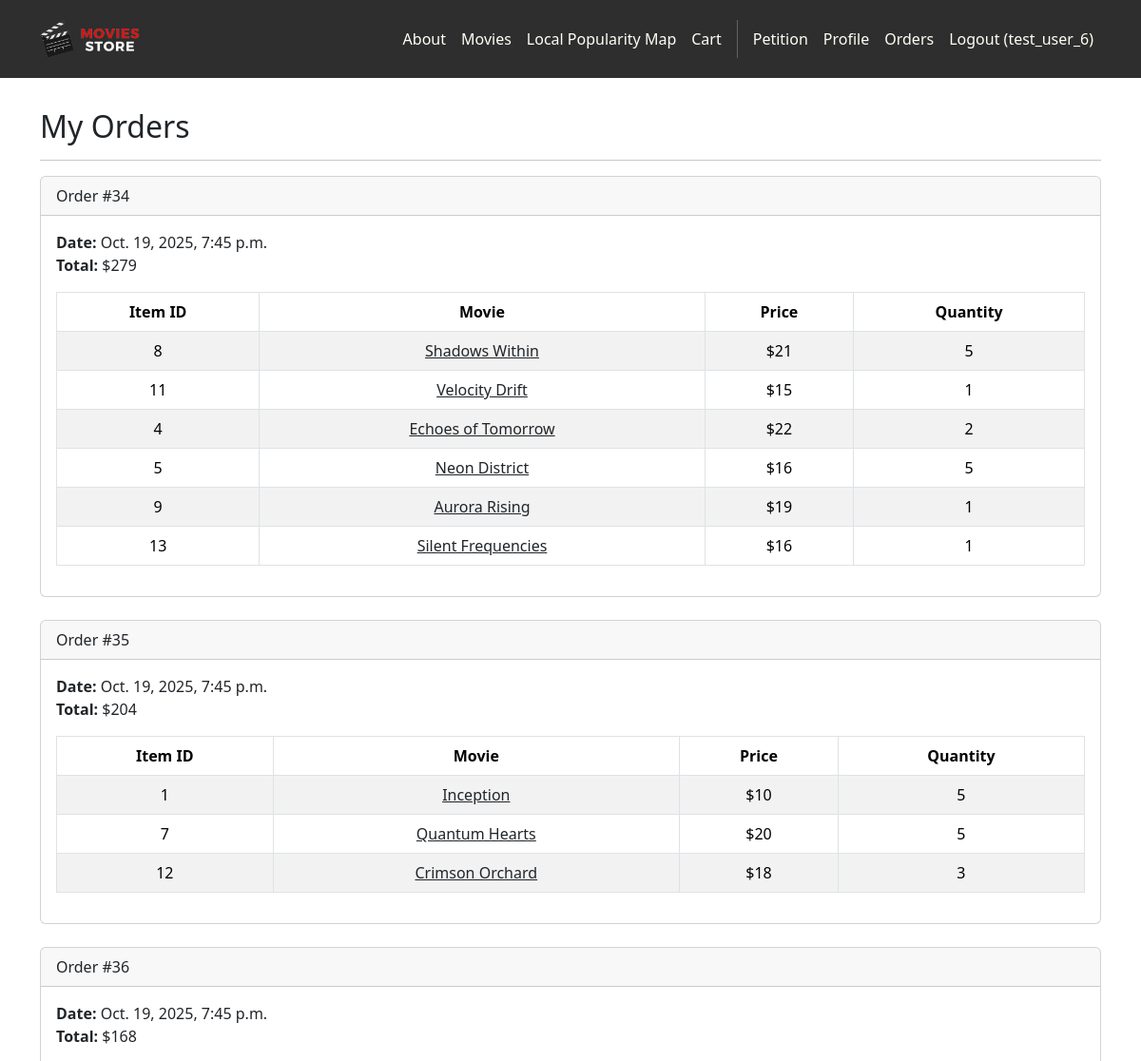
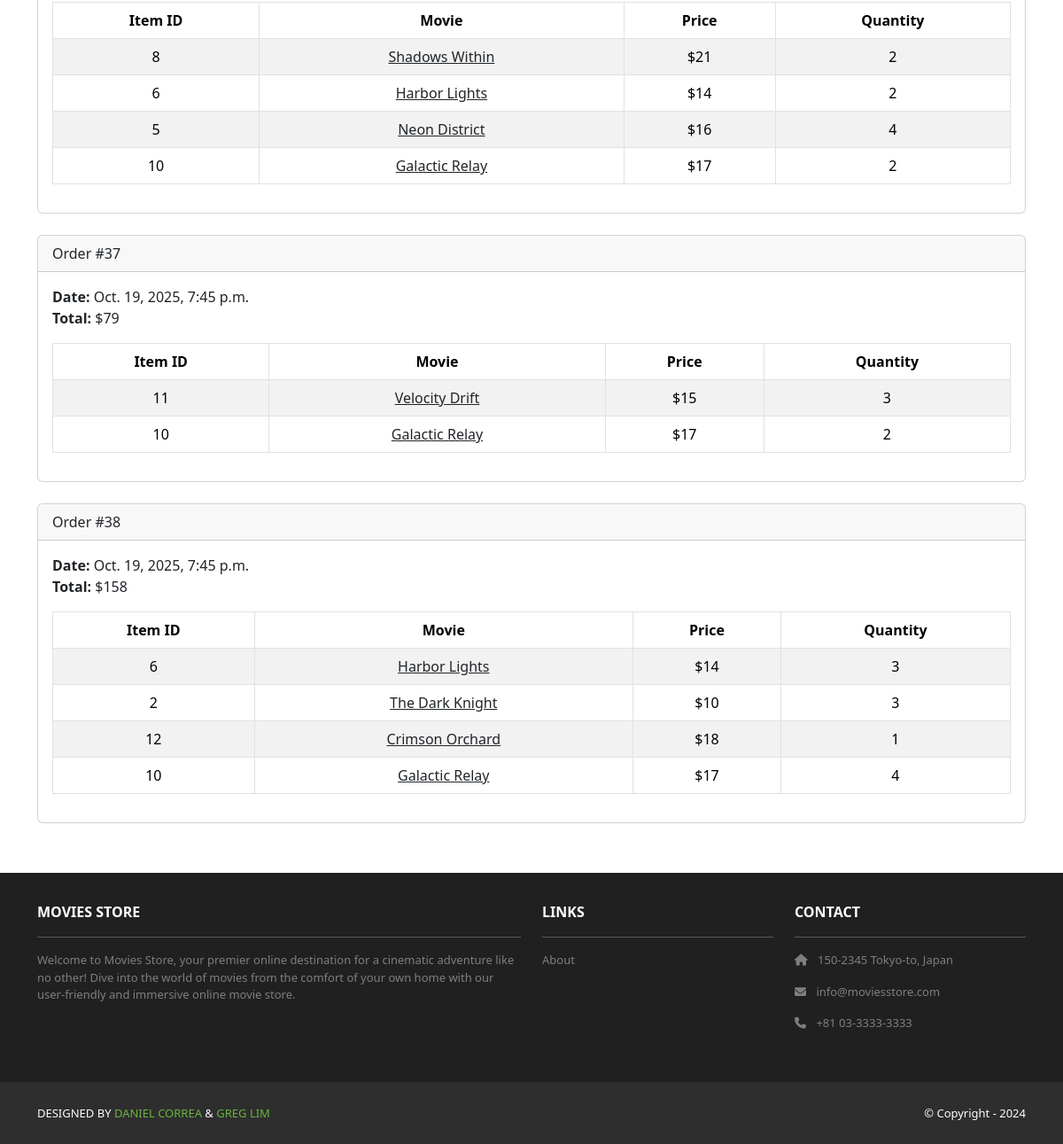
Page /accounts/orders/ (signed in) on the committed database (2 pictures, top to bottom).
### cart/models.py (models this page shows, shortened)
class Order(models.Model):
    id = models.AutoField(primary_key=True)
    total = models.IntegerField()
    date = models.DateTimeField(auto_now_add=True)
    user = models.ForeignKey(User,
        on_delete=models.CASCADE)

class Item(models.Model):
    id = models.AutoField(primary_key=True)
    price = models.IntegerField()
    quantity = models.IntegerField()
    order = models.ForeignKey(Order,
        on_delete=models.CASCADE)
    movie = models.ForeignKey(Movie,
        on_delete=models.CASCADE)

### movies/models.py (models this page shows, shortened)
class Movie(models.Model):
    id = models.AutoField(primary_key=True)
    name = models.CharField(max_length=255)
    price = models.IntegerField()
    description = models.TextField()
    image = models.ImageField(upload_to='movie_images/')
    rating = models.DecimalField(default=0, decimal_places=1, max_digits=3)
    reviewCount = models.IntegerField(default=0)

### accounts/views.py (the view)
# urls.py: path('orders/', views.orders, name='accounts.orders'),
@login_required
def orders(request):
    template_data = {}
    template_data['title'] = 'Orders'
    template_data['orders'] = request.user.order_set.all()
    return render(request, 'accounts/orders.html',
        {'template_data': template_data})

### accounts/templates/accounts/orders.html
{% extends 'base.html' %}
{% block content %}
<div class="p-3">
  <div class="container">
    <div class="row mt-3">
      <div class="col mx-auto mb-3">
        <h2>My Orders</h2>
        <hr />
        {% for order in template_data.orders %}
        <div class="card mb-4">
          <div class="card-header">
            Order #{{ order.id }}
          </div>
          <div class="card-body">
            <b>Date:</b> {{ order.date }}<br />
            <b>Total:</b> ${{ order.total }}<br />
            <table class="table table-bordered table-striped text-center mt-3">
              <thead>
                <tr>
                  <th scope="col">Item ID</th>
                  <th scope="col">Movie</th>
                  <th scope="col">Price</th>
                  <th scope="col">Quantity</th>
                </tr>
              </thead>
              <tbody>
                {% for item in order.item_set.all %}
                <tr>
                  <td>{{ item.movie.id }}</td>
                  <td>
                    <a class="link-dark" href="{% url 'movies.show' id=item.movie.id %}"> {{ item.movie.name }}</a>
                  </td>
                  <td>${{ item.movie.price }}</td>
                  <td>{{ item.quantity }}</td>
                </tr>
                {% endfor %}
              </tbody>
            </table>
          </div>
        </div>
        {% endfor %}
      </div>
    </div>
  </div>
</div>
{% endblock content %}

### moviesstore/templates/base.html (shortened to what this page needs)
<!DOCTYPE html>
<html>
  {% load static %}
  <head>
    <link href="https://cdn.jsdelivr.net/npm/bootstrap@5.3.3/dist/css/bootstrap.min.css" rel="stylesheet">
    <link rel="stylesheet" href="https://cdnjs.cloudflare.com/ajax/libs/font-awesome/6.1.1/css/all.min.css">
    <link rel="stylesheet" type="text/css" href="{% static 'css/style.css' %}">
  </head>
  <body>
    <nav class="p-3 navbar navbar-dark bg-dark navbar-expand-lg">
      <div class="container">
        <a class="navbar-brand" href="{% url 'home.index' %}">
          <img src="{% static 'img/logo.png' %}" alt="logo" height="40" />
        </a>
        <div class="collapse navbar-collapse" id="navbarNavAltMarkup">
          <div class="navbar-nav ms-auto navbar-ml">
            <a class="nav-link" href="{% url 'home.about' %}">About</a>
            <a class="nav-link" href="{% url 'movies.index' %}">Movies</a>
            <a class="nav-link" href="{% url 'movies.trending_map' %}">Local Popularity Map</a>
            <a class="nav-link" href="{% url 'cart.index' %}">Cart</a>
            {% if user.is_authenticated %}
            <a class="nav-link" href="{% url 'movies.petition' %}">Petition</a>
            <a class="nav-link" href="{% url 'accounts.profile' %}">Profile</a>
            <a class="nav-link" href="{% url 'accounts.orders' %}">Orders</a>
            <a class="nav-link" href="{% url 'accounts.logout' %}">Logout ({{ user.username }})</a>
            {% else %}
            <a class="nav-link" href="{% url 'accounts.login' %}">Login</a>
            <a class="nav-link" href="{% url 'accounts.signup' %}">Sign Up</a>
            {% endif %}
          </div>
        </div>
      </div>
    </nav>
    <div>
      {% block content %}
      {% endblock content %}
    </div>
    <section class="p-3 ms-footer d-none d-md-block">
      <div class="container">
        <div class="row mt-3 text-white">
          <div class="col-md-6 col-lg-6 col-xl-6 mx-auto mb-4">
            <b>MOVIES STORE</b>
            <hr />
            <p>Welcome to Movies Store, your premier online destination for a cinematic
              adventure like no other! Dive into the world of movies from the comfort of your own home with our user-friendly
              and immersive online movie store.</p>
          </div>
          <div class="col-md-3 col-lg-3 col-xl-3 mx-auto mb-4">
            <b>LINKS</b>
            <hr />
            <p><a class="nav-link" href="{% url 'home.about' %}">About</a></p>
          </div>
          <div class="col-md-3 col-lg-3 col-xl-3 mx-auto mb-4">
            <b>CONTACT</b>
            <hr />
            <p><i class="fas fa-home me-2"></i> 150-2345 Tokyo-to, Japan</p>
            <p><i class="fas fa-envelope me-2"></i> info@moviesstore.com</p>
            <p><i class="fas fa-phone me-2"></i> +81 03-3333-3333</p>
          </div>
        </div>
      </div>
    </section>
    <section class="p-3 ms-footer-bottom bg-dark">
      <div class="container d-flex justify-content-between">
        <div class="me-5 text-white">
          <span>DESIGNED BY <a href="https://www.x.com/danielgarax" target="_blank">DANIEL CORREA</a> &
            <a href="https://www.x.com/greglim81" target="_blank">GREG LIM</a>
          </span>
        </div>
        <div class="text-white">
          <span>© Copyright - 2024</span>
        </div>
      </div>
    </section>
  </body>
</html>

### moviesstore/static/css/style.css (style rules this page uses)
.navbar a.nav-link { color: #FFFEF6 !important; }
.bg-dark { background-color: #2E2E2E !important; }
.ms-footer { background-color: #202020; }
.ms-footer p { color: #7F7F7F; font-size: 13px; }
.ms-footer-bottom span { font-size: 13px; line-height: 38px; }
.ms-footer-bottom a { color: #6ab43e; text-decoration: none; }

### rows in the picture
Order: id "34", date "Oct. 19, 2025, 7:45 p.m.", total "279"
Item: movie.id "8", movie.name "Shadows Within", movie.price "21", quantity "5"
Item: movie.id "11", movie.name "Velocity Drift", movie.price "15", quantity "1"
Item: movie.id "4", movie.name "Echoes of Tomorrow", movie.price "22", quantity "2"
Item: movie.id "5", movie.name "Neon District", movie.price "16", quantity "5"
Item: movie.id "9", movie.name "Aurora Rising", movie.price "19", quantity "1"
Item: movie.id "13", movie.name "Silent Frequencies", movie.price "16", quantity "1"
Order: id "35", date "Oct. 19, 2025, 7:45 p.m.", total "204"
Item: movie.id "1", movie.name "Inception", movie.price "10", quantity "5"
Item: movie.id "7", movie.name "Quantum Hearts", movie.price "20", quantity "5"
Item: movie.id "12", movie.name "Crimson Orchard", movie.price "18", quantity "3"
Order: id "36", date "Oct. 19, 2025, 7:45 p.m.", total "168"
Item: movie.id "8", movie.name "Shadows Within", movie.price "21", quantity "2"
Item: movie.id "6", movie.name "Harbor Lights", movie.price "14", quantity "2"
Item: movie.id "5", movie.name "Neon District", movie.price "16", quantity "4"
Item: movie.id "10", movie.name "Galactic Relay", movie.price "17", quantity "2"
Order: id "37", date "Oct. 19, 2025, 7:45 p.m.", total "79"
Item: movie.id "11", movie.name "Velocity Drift", movie.price "15", quantity "3"
Item: movie.id "10", movie.name "Galactic Relay", movie.price "17", quantity "2"
Order: id "38", date "Oct. 19, 2025, 7:45 p.m.", total "158"
Item: movie.id "6", movie.name "Harbor Lights", movie.price "14", quantity "3"
Item: movie.id "2", movie.name "The Dark Knight", movie.price "10", quantity "3"
Item: movie.id "12", movie.name "Crimson Orchard", movie.price "18", quantity "1"
Item: movie.id "10", movie.name "Galactic Relay", movie.price "17", quantity "4"

### other values in the picture
{{ user.username }} "test_user_6"
